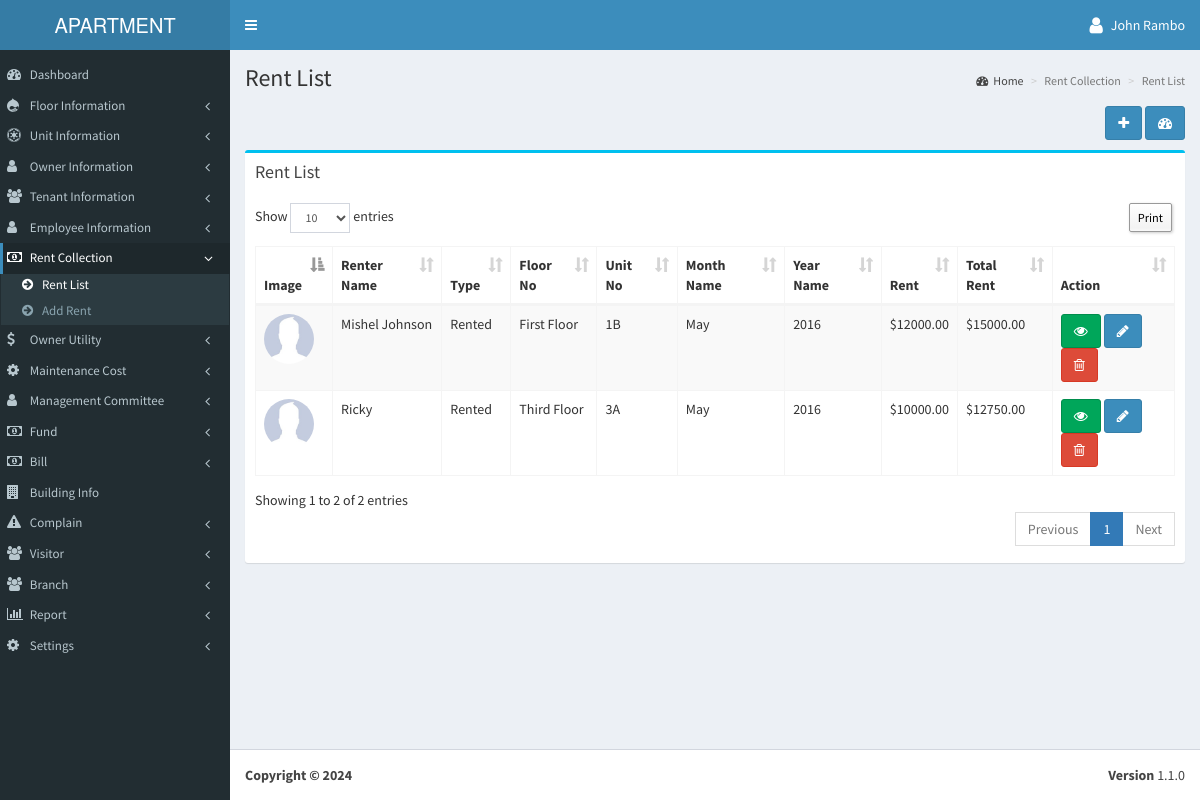
Screenshot of /fair/fairlist.php (signed in) with the database file from the repository.
### tables this page shows
CREATE TABLE IF NOT EXISTS `tbl_add_fair` (
  `f_id` int(11) NOT NULL AUTO_INCREMENT,
  `type` varchar(200) NOT NULL,
  `floor_no` varchar(200) NOT NULL,
  `unit_no` varchar(200) NOT NULL,
  `rid` int(11) NOT NULL DEFAULT '0',
  `month_id` int(11) NOT NULL,
  `xyear` varchar(200) NOT NULL,
  `rent` decimal(15,2) NOT NULL DEFAULT '0.00',
  `water_bill` decimal(15,2) NOT NULL DEFAULT '0.00',
  `electric_bill` decimal(15,2) NOT NULL DEFAULT '0.00',
  `gas_bill` decimal(15,2) NOT NULL DEFAULT '0.00',
  `security_bill` decimal(15,2) NOT NULL DEFAULT '0.00',
  `utility_bill` decimal(15,2) NOT NULL DEFAULT '0.00',
  `other_bill` decimal(15,2) NOT NULL DEFAULT '0.00',
  `total_rent` decimal(15,2) NOT NULL DEFAULT '0.00',
  `issue_date` varchar(200) NOT NULL,
  `branch_id` int(11) NOT NULL,
  `added_date` timestamp NOT NULL DEFAULT CURRENT_TIMESTAMP,
  PRIMARY KEY (`f_id`)
);

CREATE TABLE IF NOT EXISTS `tbl_add_rent` (
  `rid` int(11) NOT NULL AUTO_INCREMENT,
  `r_name` varchar(200) NOT NULL,
  `r_email` varchar(200) NOT NULL,
  `r_contact` varchar(200) NOT NULL,
  `r_address` varchar(200) NOT NULL,
  `r_nid` varchar(200) NOT NULL,
  `r_floor_no` varchar(200) NOT NULL,
  `r_unit_no` varchar(200) NOT NULL,
  `r_advance` decimal(15,2) NOT NULL DEFAULT '0.00',
  `r_rent_pm` decimal(15,2) NOT NULL DEFAULT '0.00',
  `r_date` varchar(200) NOT NULL,
  `r_gone_date` varchar(200) NOT NULL,
  `r_password` varchar(200) NOT NULL,
  `image` varchar(200) NOT NULL,
  `r_status` int(1) NOT NULL DEFAULT '1',
  `r_month` int(11) NOT NULL,
  `r_year` int(11) NOT NULL,
  `branch_id` int(11) NOT NULL,
  `added_date` timestamp NOT NULL DEFAULT CURRENT_TIMESTAMP,
  PRIMARY KEY (`rid`)
);

CREATE TABLE IF NOT EXISTS `tbl_add_floor` (
  `fid` int(11) NOT NULL AUTO_INCREMENT,
  `floor_no` varchar(200) NOT NULL,
  `branch_id` int(11) NOT NULL,
  `added_date` timestamp NOT NULL DEFAULT CURRENT_TIMESTAMP,
  PRIMARY KEY (`fid`)
);

CREATE TABLE IF NOT EXISTS `tbl_add_unit` (
  `uid` int(11) NOT NULL AUTO_INCREMENT,
  `floor_no` varchar(200) NOT NULL,
  `unit_no` varchar(200) NOT NULL,
  `branch_id` int(11) NOT NULL,
  `status` int(1) NOT NULL DEFAULT '0',
  `added_date` timestamp NOT NULL DEFAULT CURRENT_TIMESTAMP,
  PRIMARY KEY (`uid`)
);

CREATE TABLE IF NOT EXISTS `tbl_add_month_setup` (
  `m_id` int(11) NOT NULL AUTO_INCREMENT,
  `month_name` varchar(200) NOT NULL,
  `added_date` timestamp NOT NULL DEFAULT CURRENT_TIMESTAMP,
  PRIMARY KEY (`m_id`)
);

CREATE TABLE IF NOT EXISTS `tbl_settings` (
  `lang_code` varchar(100) NOT NULL,
  `currency` varchar(20) NOT NULL,
  `currency_seperator` varchar(5) NOT NULL,
  `currency_position` varchar(10) NOT NULL,
  `date_format` varchar(20) NOT NULL
);

### language/English/lang_left_menu.php (called while the page is built, shortened)
<?php
$_data['menu_dashboard'] 					= "Dashboard";
$_data['menu_floor'] 						= "Floor Information";
$_data['menu_floor_list'] 					= "Floor List";
$_data['menu_floor_add'] 					= "Add Floor";
$_data['menu_unit_information'] 			= "Unit Information";
$_data['menu_unit_list'] 					= "Unit List";
$_data['menu_add_unit'] 					= "Add Unit";
$_data['menu_owner_information'] 			= "Owner Information";
$_data['menu_owner_list'] 					= "Owner List";
$_data['menu_add_owner'] 					= "Add Owner";
$_data['menu_renter_information'] 			= "Renter Information";
$_data['menu_renter_list'] 					= "Renter List";
$_data['menu_add_renter'] 					= "Add Renter";
$_data['menu_employee_information'] 		= "Employee Information";
$_data['menu_employee_list'] 				= "Employee List";
$_data['menu_add_employee'] 				= "Add Employee";
$_data['menu_rent_collection'] 				= "Rent Collection";
$_data['menu_rent_list'] 					= "Rent List";
$_data['menu_add_rent'] 					= "Add Rent";
$_data['menu_owner_utility'] 				= "Owner Utility";
$_data['menu_owner_utility_list'] 			= "Owner Utility List";
$_data['menu_add_owner_utility'] 			= "Add Owner Utility";
$_data['menu_maintenance_cost'] 			= "Maintenance Cost";
$_data['menu_maintenance_cost_list'] 		= "Maintenance Cost List";
$_data['menu_add_maintenance_cost'] 		= "Add Maintenance Cost";
$_data['menu_management_committee'] 		= "Management Committee";
$_data['menu_member_list'] 					= "Member List";
$_data['menu_add_member'] 					= "Add Member";
$_data['menu_fund'] 						= "Fund";
$_data['menu_fund_list'] 					= "Fund List";
$_data['menu_add_fund'] 					= "Add Fund";
$_data['menu_bill'] 						= "Bill";
$_data['menu_bill_list'] 					= "Bill List";
$_data['menu_add_bill'] 					= "Add Bill";
$_data['menu_building_info'] 				= "Building Info";
$_data['menu_complain'] 					= "Complain";
$_data['menu_complain_list'] 				= "Complain List";
$_data['menu_add_complain'] 				= "Add Complain";
$_data['menu_visitor'] 						= "Visitor";
$_data['menu_visitor_list'] 				= "Visitor List";
$_data['menu_add_visitor'] 					= "Add Visitor";
$_data['menu_report'] 						= "Report";
$_data['menu_fair_report'] 					= "Fare Report";
$_data['menu_rented_report'] 				= "Rented Report";
$_data['menu_visitors_report'] 				= "Visitors Report";
$_data['menu_complain_report'] 				= "Complain Report";
$_data['menu_unit_status_report'] 			= "Unit Status Report";
$_data['menu_fund_status'] 					= "Fund Status";
$_data['menu_bill_report'] 					= "Bill Report";
$_data['menu_settings'] 					= "Settings";
$_data['menu_bill_setup'] 					= "Bill Setup";
$_data['menu_utility_bill'] 				= "Utility Bill";
$_data['menu_employee_setup'] 				= "Employee Salary";
$_data['menu_management_member_type'] 		= "Management Member Type";
$_data['menu_month_setup'] 					= "Month Setup";
$_data['menu_year_setup'] 					= "Year Setup";
$_data['menu_language_setup'] 				= "System Setup";
$_data['menu_branch'] 						= "Branch";
$_data['menu_add_branch'] 					= "Add Branch";
$_data['menu_branch_list'] 					= "Branch List";
?>

### fair/fairlist.php (the view, shortened to what this page needs)
<?php
include('../header.php');
?>
<section class="content-header">
  <h1><?php echo $_data['rent_list'];?></h1>
  <ol class="breadcrumb">
    <li><a href="<?php echo WEB_URL?>dashboard.php"><i class="fa fa-dashboard"></i><?php echo $_data['home_breadcam'];?></a></li>
    <li class="active"><?php echo $_data['add_new_rent_information_breadcam'];?></li>
	<li class="active"><?php echo $_data['rent_list'];?></li>
  </ol>
</section>
<section class="content">
<div class="row">
  <div class="col-xs-12">
    <div align="right" style="margin-bottom:1%;"> <a class="btn btn-primary" data-toggle="tooltip" href="<?php echo WEB_URL; ?>fair/addfair.php" data-original-title="<?php echo $_data['add_new_rent_breadcam'];?>"><i class="fa fa-plus"></i></a> <a class="btn btn-primary" data-toggle="tooltip" href="<?php echo WEB_URL; ?>dashboard.php" data-original-title="<?php echo $_data['home_breadcam'];?>"><i class="fa fa-dashboard"></i></a> </div>
    <div class="box box-info">
      <div class="box-header">
        <h3 class="box-title"><?php echo $_data['rent_list'];?></h3>
      </div>
      <div class="box-body">
        <table class="table sakotable table-bordered table-striped dt-responsive">
          <thead>
            <tr>
              <th><?php echo $_data['image'];?></th>
              <th><?php echo $_data['add_new_form_field_text_6'];?></th>
              <th><?php echo $_data['add_new_form_field_text_16'];?></th>
              <th><?php echo $_data['add_new_form_field_text_1'];?></th>
              <th><?php echo $_data['add_new_form_field_text_3'];?></th>
              <th><?php echo $_data['add_new_form_field_text_17'];?></th>
              <th><?php echo $_data['add_new_form_field_text_18'];?></th>
              <th><?php echo $_data['add_new_form_field_text_7'];?></th>
              <th><?php echo $_data['add_new_form_field_text_14'];?></th>
              <th><?php echo $_data['action_text'];?></th>
            </tr>
          </thead>
          <tbody>
        <?php
		$result = mysqli_query($conn, "Select *,ar.image as r_image,ar.r_name,fl.floor_no as fl_floor,u.unit_no as u_unit,m.month_name from tbl_add_fair f inner join tbl_add_floor fl on fl.fid = f.floor_no inner join tbl_add_unit u on u.uid = f.unit_no inner join tbl_add_month_setup m on m.m_id = f.month_id inner join tbl_add_rent ar on ar.rid = f.rid where f.type = 'Rented' and f.branch_id = " . (int)$_SESSION['objLogin']['branch_id'] . " order by f.f_id desc");
				while($row = mysqli_fetch_array($result)){
					$r_image = WEB_URL . 'img/no_image.jpg';
				?>
            <tr>
            <td><img class="photo_img_round" style="width:50px;height:50px;" src="<?php echo $r_image;  ?>" /></td>
            <td><?php echo $row['r_name']; ?></td>
            <td><?php echo $row['type']; ?></td>
            <td><?php echo $row['fl_floor']; ?></td>
            <td><?php echo $row['u_unit']; ?></td>
            <td><?php echo $row['month_name']; ?></td>
            <td><?php echo $row['xyear']; ?></td>
            <?php if($currency_position == 'left') { ?>
          	<td><?php echo $global_currency.$row['rent']; ?></td>
          	<?php } else { ?>
          	<td><?php echo $row['rent'].$global_currency; ?></h3>
          	<?php } ?>
            <?php if($currency_position == 'left') { ?>
          	<td><?php echo $global_currency.$row['total_rent']; ?></td>
          	<?php } else { ?>
          	<td><?php echo $row['total_rent'].$global_currency; ?></h3>
          	<?php } ?>
            <td>
            <a class="btn btn-success" data-toggle="tooltip" href="javascript:;" onClick="$('#nurse_view_<?php echo $row['f_id']; ?>').modal('show');" data-original-title="<?php echo $_data['view_text'];?>"><i class="fa fa-eye"></i></a> <a class="btn btn-primary" data-toggle="tooltip" href="<?php echo WEB_URL;?>fair/addfair.php?id=<?php echo $row['f_id']; ?>" data-original-title="<?php echo $_data['edit_text'];?>"><i class="fa fa-pencil"></i></a> <a class="btn btn-danger" data-toggle="tooltip" onClick="deleteFair(<?php echo $row['f_id']; ?>);" href="javascript:;" data-original-title="<?php echo $_data['delete_text'];?>"><i class="fa fa-trash-o"></i></a>
            </td>
            </tr>
            <?php } mysqli_close($conn); ?>
          </tbody>
        </table>
      </div>
    </div>
  </div>
</div>
<?php include('../footer.php'); ?>

### rows the page displays
tbl_add_fair: rid.r_name "Mishel Johnson", type "Rented", tbl_add_floor.floor_no "First Floor", tbl_add_unit.unit_no "1B", tbl_add_month_setup.month_name "May", xyear "2016", rent "12000.00", total_rent "15000.00"
tbl_settings: currency "$"
tbl_add_fair: rid.r_name "Ricky", type "Rented", tbl_add_floor.floor_no "Third Floor", tbl_add_unit.unit_no "3A", tbl_add_month_setup.month_name "May", xyear "2016", rent "10000.00", total_rent "12750.00"

### other values shown
$_SESSION['objLogin']['name'] "John Rambo"
$_data['menu_dashboard'] "Dashboard"
$_data['menu_floor'] "Floor Information"
$_data['menu_unit_information'] "Unit Information"
$_data['menu_owner_information'] "Owner Information"
$_data['menu_employee_information'] "Employee Information"
$_data['menu_rent_collection'] "Rent Collection"
$_data['menu_rent_list'] "Rent List"
$_data['menu_add_rent'] "Add Rent"
$_data['menu_owner_utility'] "Owner Utility"
$_data['menu_maintenance_cost'] "Maintenance Cost"
$_data['menu_management_committee'] "Management Committee"
$_data['menu_fund'] "Fund"
$_data['menu_bill'] "Bill"
$_data['menu_building_info'] "Building Info"
